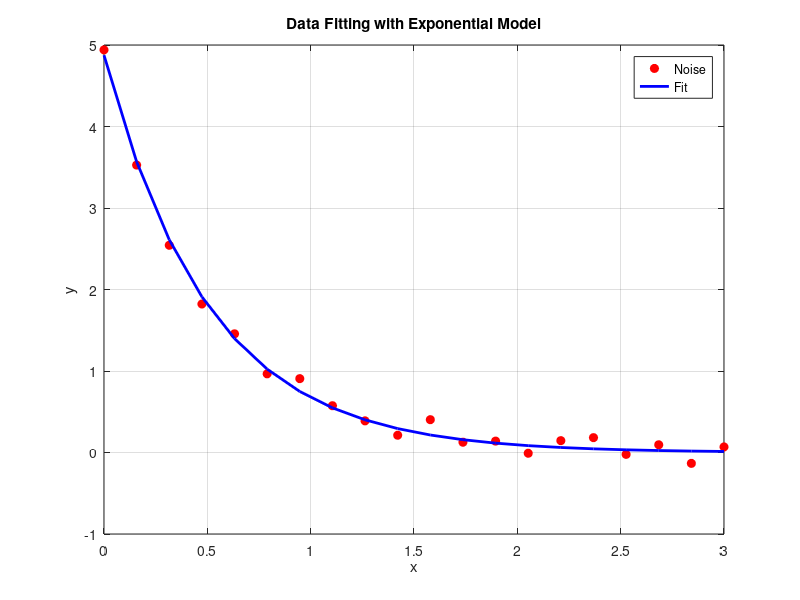

Write the MATLAB code that produced this figure.
f = @(p,x) p(1)*exp(-p(2)*x);

xdata = linspace(0,3,20);
y_true = 5*exp(-2*xdata);

ydata = y_true+0.1*randn(size(xdata));

x0 = [0,0];

[p_best,res] = lsqcurvefit(f,x0,xdata,ydata);

fprintf("True a:5.0, Found a:%.4f\n",p_best(1));
fprintf("True b:2.0, Found b:%.4f\n",p_best(2));

y_fit = f(p_best,xdata);

figure;
plot(xdata,ydata,'ro','MarkerFaceColor','r');
hold on;
plot(xdata,y_fit,'b-','LineWidth',2);
hold off;
legend('Noise','Fit');
xlabel('x');
ylabel('y');
title('Data Fitting with Exponential Model');
grid on;
